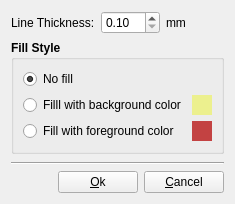
<?xml version="1.0" encoding="UTF-8"?>
<ui version="4.0">
 <class>PolylineEditForm</class>
 <widget class="QWidget" name="PolylineEditForm">
  <property name="geometry">
   <rect>
    <x>0</x>
    <y>0</y>
    <width>227</width>
    <height>204</height>
   </rect>
  </property>
  <property name="windowTitle">
   <string>Form</string>
  </property>
  <layout class="QGridLayout" name="gridLayout_2">
   <item row="0" column="0">
    <layout class="QHBoxLayout" name="horizontalLayout_2">
     <item>
      <widget class="QLabel" name="label_3">
       <property name="font">
        <font>
         <pointsize>9</pointsize>
         <weight>50</weight>
         <bold>false</bold>
        </font>
       </property>
       <property name="text">
        <string>Line Thickness:</string>
       </property>
      </widget>
     </item>
     <item>
      <widget class="QDoubleSpinBox" name="lineThickness">
       <property name="font">
        <font>
         <pointsize>9</pointsize>
        </font>
       </property>
       <property name="decimals">
        <number>2</number>
       </property>
       <property name="minimum">
        <double>0.100000000000000</double>
       </property>
       <property name="maximum">
        <double>10.000000000000000</double>
       </property>
       <property name="singleStep">
        <double>0.100000000000000</double>
       </property>
      </widget>
     </item>
     <item>
      <widget class="QLabel" name="lineThicknessUnits">
       <property name="font">
        <font>
         <pointsize>9</pointsize>
        </font>
       </property>
       <property name="text">
        <string>mm</string>
       </property>
      </widget>
     </item>
    </layout>
   </item>
   <item row="1" column="0">
    <widget class="QGroupBox" name="groupBox">
     <property name="font">
      <font>
       <pointsize>9</pointsize>
       <weight>75</weight>
       <bold>true</bold>
      </font>
     </property>
     <property name="title">
      <string>Fill Style</string>
     </property>
     <layout class="QGridLayout" name="gridLayout">
      <item row="0" column="0">
       <widget class="QRadioButton" name="fillNone">
        <property name="font">
         <font>
          <pointsize>9</pointsize>
          <weight>50</weight>
          <bold>false</bold>
         </font>
        </property>
        <property name="text">
         <string>No fill </string>
        </property>
        <property name="checked">
         <bool>true</bool>
        </property>
       </widget>
      </item>
      <item row="1" column="0">
       <widget class="QRadioButton" name="fillBackground">
        <property name="font">
         <font>
          <pointsize>9</pointsize>
          <weight>50</weight>
          <bold>false</bold>
         </font>
        </property>
        <property name="text">
         <string>Filll with background color</string>
        </property>
       </widget>
      </item>
      <item row="5" column="0">
       <spacer name="verticalSpacer">
        <property name="orientation">
         <enum>Qt::Vertical</enum>
        </property>
        <property name="sizeHint" stdset="0">
         <size>
          <width>20</width>
          <height>40</height>
         </size>
        </property>
       </spacer>
      </item>
      <item row="2" column="0">
       <widget class="QRadioButton" name="fillForeground">
        <property name="font">
         <font>
          <pointsize>9</pointsize>
          <weight>50</weight>
          <bold>false</bold>
         </font>
        </property>
        <property name="text">
         <string>Fill with foreground color</string>
        </property>
       </widget>
      </item>
      <item row="1" column="1" colspan="2">
       <widget class="QLabel" name="label">
        <property name="minimumSize">
         <size>
          <width>20</width>
          <height>20</height>
         </size>
        </property>
        <property name="maximumSize">
         <size>
          <width>50</width>
          <height>25</height>
         </size>
        </property>
        <property name="palette">
         <palette>
          <active>
           <colorrole role="Base">
            <brush brushstyle="SolidPattern">
             <color alpha="255">
              <red>255</red>
              <green>255</green>
              <blue>255</blue>
             </color>
            </brush>
           </colorrole>
           <colorrole role="Window">
            <brush brushstyle="SolidPattern">
             <color alpha="255">
              <red>236</red>
              <green>240</green>
              <blue>142</blue>
             </color>
            </brush>
           </colorrole>
          </active>
          <inactive>
           <colorrole role="Base">
            <brush brushstyle="SolidPattern">
             <color alpha="255">
              <red>255</red>
              <green>255</green>
              <blue>255</blue>
             </color>
            </brush>
           </colorrole>
           <colorrole role="Window">
            <brush brushstyle="SolidPattern">
             <color alpha="255">
              <red>236</red>
              <green>240</green>
              <blue>142</blue>
             </color>
            </brush>
           </colorrole>
          </inactive>
          <disabled>
           <colorrole role="Base">
            <brush brushstyle="SolidPattern">
             <color alpha="255">
              <red>236</red>
              <green>240</green>
              <blue>142</blue>
             </color>
            </brush>
           </colorrole>
           <colorrole role="Window">
            <brush brushstyle="SolidPattern">
             <color alpha="255">
              <red>236</red>
              <green>240</green>
              <blue>142</blue>
             </color>
            </brush>
           </colorrole>
          </disabled>
         </palette>
        </property>
        <property name="autoFillBackground">
         <bool>true</bool>
        </property>
        <property name="text">
         <string/>
        </property>
        <property name="buddy">
         <cstring>fillBackground</cstring>
        </property>
       </widget>
      </item>
      <item row="2" column="1" colspan="2">
       <widget class="QLabel" name="label_2">
        <property name="minimumSize">
         <size>
          <width>20</width>
          <height>20</height>
         </size>
        </property>
        <property name="maximumSize">
         <size>
          <width>50</width>
          <height>25</height>
         </size>
        </property>
        <property name="palette">
         <palette>
          <active>
           <colorrole role="Base">
            <brush brushstyle="SolidPattern">
             <color alpha="255">
              <red>255</red>
              <green>255</green>
              <blue>255</blue>
             </color>
            </brush>
           </colorrole>
           <colorrole role="Window">
            <brush brushstyle="SolidPattern">
             <color alpha="255">
              <red>195</red>
              <green>66</green>
              <blue>66</blue>
             </color>
            </brush>
           </colorrole>
          </active>
          <inactive>
           <colorrole role="Base">
            <brush brushstyle="SolidPattern">
             <color alpha="255">
              <red>255</red>
              <green>255</green>
              <blue>255</blue>
             </color>
            </brush>
           </colorrole>
           <colorrole role="Window">
            <brush brushstyle="SolidPattern">
             <color alpha="255">
              <red>195</red>
              <green>66</green>
              <blue>66</blue>
             </color>
            </brush>
           </colorrole>
          </inactive>
          <disabled>
           <colorrole role="Base">
            <brush brushstyle="SolidPattern">
             <color alpha="255">
              <red>195</red>
              <green>66</green>
              <blue>66</blue>
             </color>
            </brush>
           </colorrole>
           <colorrole role="Window">
            <brush brushstyle="SolidPattern">
             <color alpha="255">
              <red>195</red>
              <green>66</green>
              <blue>66</blue>
             </color>
            </brush>
           </colorrole>
          </disabled>
         </palette>
        </property>
        <property name="autoFillBackground">
         <bool>true</bool>
        </property>
        <property name="text">
         <string/>
        </property>
        <property name="buddy">
         <cstring>fillForeground</cstring>
        </property>
       </widget>
      </item>
      <item row="0" column="1" colspan="2">
       <spacer name="horizontalSpacer_2">
        <property name="orientation">
         <enum>Qt::Horizontal</enum>
        </property>
        <property name="sizeHint" stdset="0">
         <size>
          <width>40</width>
          <height>20</height>
         </size>
        </property>
       </spacer>
      </item>
     </layout>
    </widget>
   </item>
   <item row="2" column="0">
    <spacer name="verticalSpacer_2">
     <property name="orientation">
      <enum>Qt::Vertical</enum>
     </property>
     <property name="sizeHint" stdset="0">
      <size>
       <width>20</width>
       <height>40</height>
      </size>
     </property>
    </spacer>
   </item>
   <item row="3" column="0">
    <widget class="Line" name="line">
     <property name="orientation">
      <enum>Qt::Horizontal</enum>
     </property>
    </widget>
   </item>
   <item row="4" column="0">
    <layout class="QHBoxLayout" name="horizontalLayout">
     <item>
      <spacer name="horizontalSpacer">
       <property name="orientation">
        <enum>Qt::Horizontal</enum>
       </property>
       <property name="sizeHint" stdset="0">
        <size>
         <width>40</width>
         <height>20</height>
        </size>
       </property>
      </spacer>
     </item>
     <item>
      <widget class="QPushButton" name="okButton">
       <property name="font">
        <font>
         <pointsize>9</pointsize>
        </font>
       </property>
       <property name="text">
        <string>&amp;Ok</string>
       </property>
      </widget>
     </item>
     <item>
      <widget class="QPushButton" name="cancelButton">
       <property name="font">
        <font>
         <pointsize>9</pointsize>
        </font>
       </property>
       <property name="text">
        <string>&amp;Cancel</string>
       </property>
      </widget>
     </item>
    </layout>
   </item>
  </layout>
 </widget>
 <resources/>
 <connections/>
</ui>
